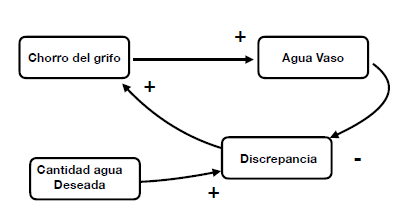
%> input picture hitoo1.png, 410 x 221 px
$ octave Hito1.m   (GNU Octave 9; MATLAB toolbox functions it lacks are replaced by stand-ins)
%> lines starting %> are read from the running program, lines starting %| are printed output that depends on the picture
clc
clear all
%Rafael Echevarría Aceña%

%%% ____________ HITO 1 ____________ %%
% En esta parte se carga la imagen de la figura y se muestra en una ventana
% aparte.

figure(1);
foto = imread("hitoo1.png");
%> foto is the input picture: size 221x410x3 uint8; mean R, G, B 241.5, 241.5, 241.6
imshow(foto);

% ########################## Parte 1 ##################################
% Esta sección define las variables iniciales para el problema e
% inicializa los vectores que se utilizarán para el cálculo posterior.

% Defino las variables iniciales según los valores dados en el enunciado
Nd = 0.25; % Agua deseada
k = 0.1; % Constante
At = 0.1; % Variación del tiempo
T = 25; % Tiempo total

% Inicializacio los vectores o ecuaciones primarias para su posterior
% uso
t(1) = 0; % Vector t: tiempo
N(1) = 0; % Vector N: Agua en el vaso
D(1) = Nd - N(1); % Vector D: Discrepancia
F(1) = k*D(1); % Vector F: Flujo chorro grifo
partes = T / At; % Cantidad de partes a evaluar

% Mediante el bucle for se dan valores a cada posición i de los vectores
% hasta llegar a la cantidad de partes, determinada por la división entre el
% tiempo total y la variación de tiempo, cuyo resultado será la cantidad de
% posiciones totales que necesitamos.
for i = 1:partes
    t(i+1) = t(i) + At; % Actualización del tiempo
    N(i+1) = N(i) + F(i) * At; % Actualización del agua en el vaso
    D(i+1) = Nd - N(i+1); % Actualización de la discrepancia
    F(i+1) = k * D(i+1); % Actualización del flujo
end

% Por último, se crean las gráficas necesarias para su representación en
% pestañas distintas mediante figure y comet, que representa la gráfica con
% una animación.

% Gráfica del flujo en función del tiempo
figure(2);
comet(t, F); % Utilizo comet para representar la animación en lugar de plot
title('Flujo/tiempo');
ylabel('Flujo(l/s)');
xlabel('tiempo(s)');
grid on; % He añadido la cuadrícula para simplificar la visualización
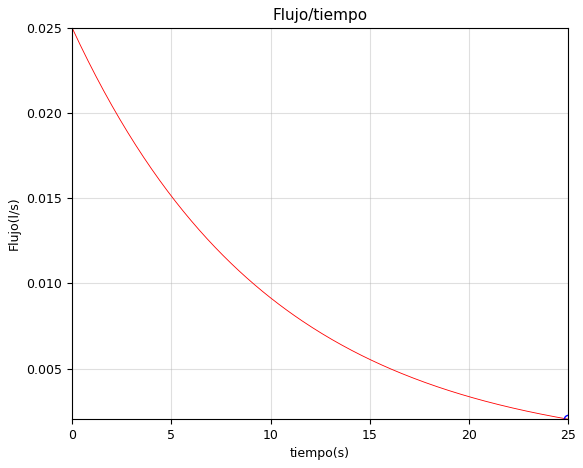
%> figure redrawn from the program's plot data; curve peaks at x = 0, y = 0.025

% Grafica del agua en el vaso en función del tiempo
figure(3);
comet(t, N); % Utilizo comet para representar la animacion en lugar de plot
title('Agua/tiempo');
ylabel('Agua(l)');
xlabel('tiempo(s)');
grid on; % Se añade cuadrícula para simplificar la visualización
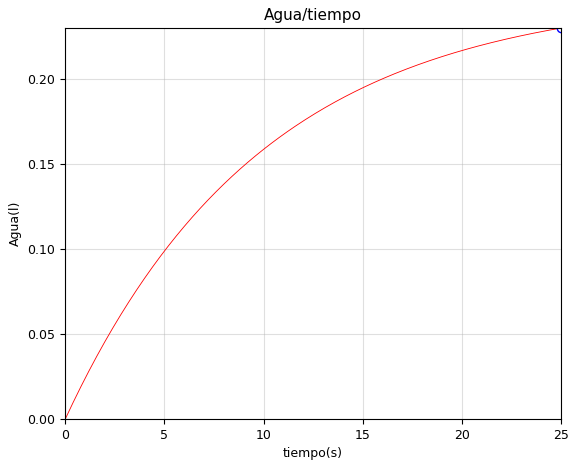
%> figure redrawn from the program's plot data; curve peaks at x = 25, y = 0.23

% En ambas gráficas se han utilizado diseños distintos para su mejor
% diferenciación, en la primera una línea roja y en la segunda una línea
% azul.


% ############################## Parte 2 ##################################
% En esta sección se calcula la cantidad de agua en el vaso en un momento
% determinado y se muestra en pantalla.


disp('-------Parte 2-------');

%La cantidad de agua en el vaso en dicho momento provendría del vector N en
%la posición equivalente a t=10 entre la variación del tiempo más uno, esto
% es así ya que para representar 2 posiciones hacen falta tres puntos: inicial,
% medio y final. Este razonamiento se aplica a cualquier posicion del vector.

%Muestro la cantidad 1 por pantalla
disp('La cantidad de agua en el vaso cuando t=10 será igual a: ');
cantidad=10/At+1;
disp(N(cantidad));

%Muestro la cantidad 2 por pantalla
disp('La cantidad de agua en el vaso cuando t=20 es : ');
cantidad2=20/At+1;
disp(N(cantidad2));


% En segundo lugar mediante un bucle while cuando F en cont sea mayor que
% 0.01 hago que cont aumente hasta el punto en el que al añadir un valor
% mas sobrepase 0.01, siendo entonces este valor la cantidad de agua maxima
% justo antes de que el flujo valga 0.01.

cont=1;
%___Utilizo un bucle while___%
while F(cont)>0.01
    cont=cont+1;
end

% Muestro el resultado por pantalla
disp('La cantidad de agua en el vaso cuando el flujo es menor que 0.01 es: ');
disp(t(cont));
